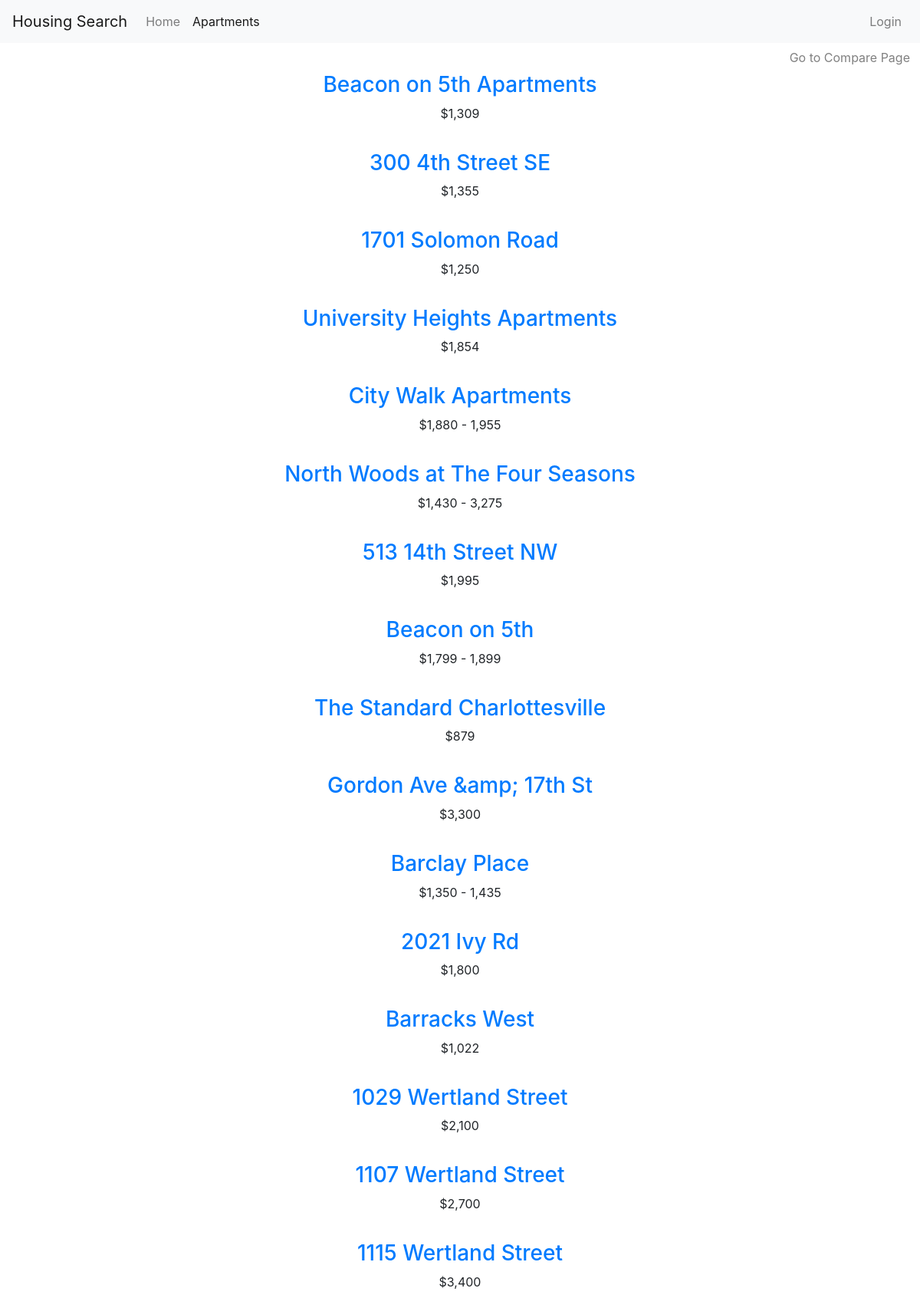
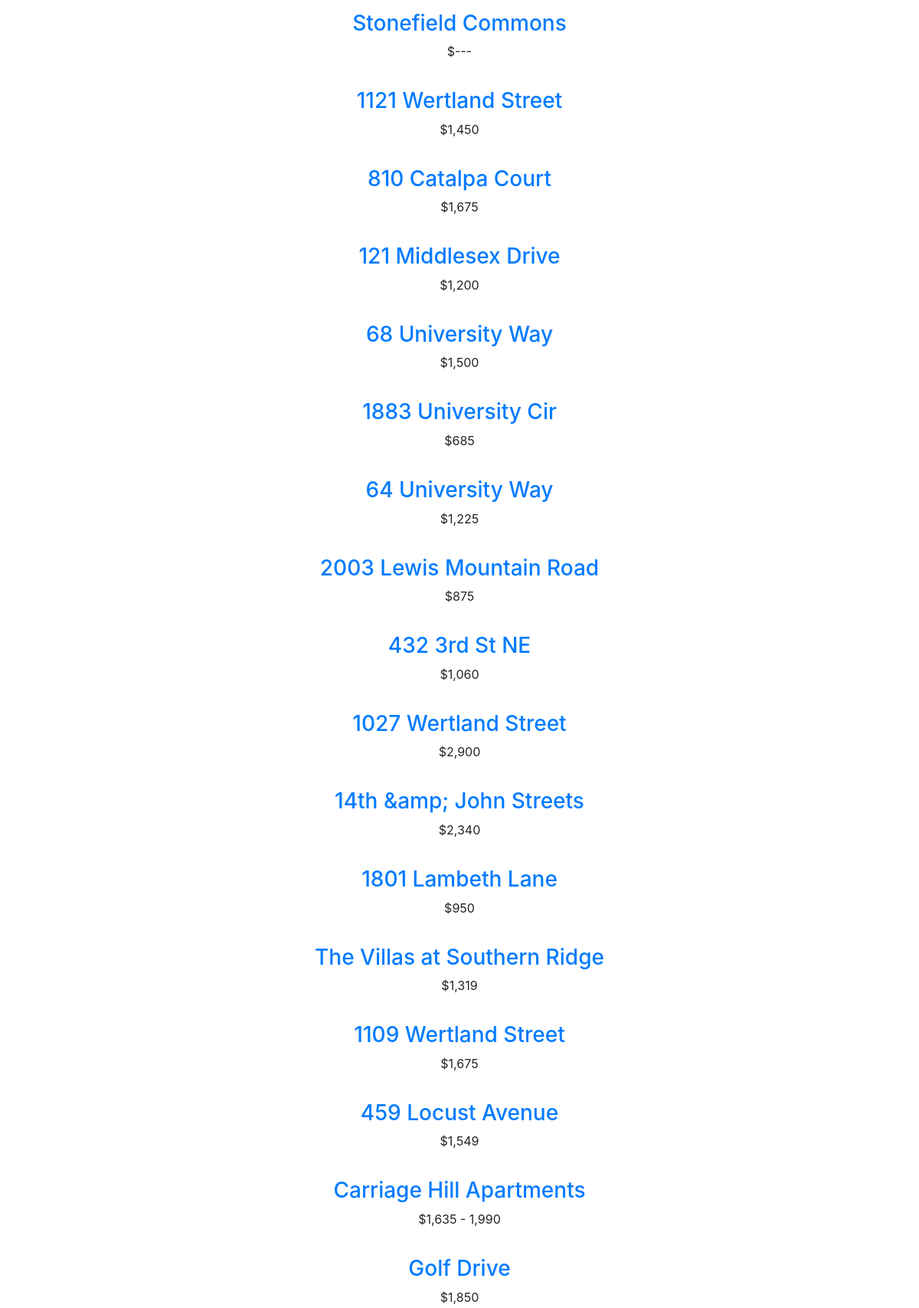
The app's page /apartments/ (upper part) with its own data (2 pictures, top to bottom).
### housing_app/models.py (models this page shows, shortened)
class Apartment(models.Model):
	name = models.CharField(max_length=150)
	company = models.CharField(max_length=150)
	location = models.CharField(max_length=150)
	price = models.CharField(max_length=100)
	size = models.CharField(max_length=100)
	bedrooms = models.CharField(max_length=100)
	furnished = models.CharField(max_length=5)
	pets = models.CharField(max_length=5)
	description = models.TextField(default="No description")
	distance = models.CharField(max_length=100,default="--")
	number = models.CharField(max_length=100,default="--")
	bathrooms = models.CharField(max_length=100,default="--")

### housing_app/views.py (the view)
# urls.py: url(r'^apartments/$', views.apartments, name='apartments'),
def apartments(request):
	search_term=''
	apartments = Apartment.objects.all()
	if 'search' in request.GET:
		search_term= request.GET['search']
		apartments= apartments.filter(name__icontains=search_term)
	return render(request, 'apartments.html', {'apartments': apartments , 'search_term': search_term})

### housing_app/templates/apartments.html (shortened to what this page needs)
{% extends 'base.html' %}
	{% block content %}
		<div class='gotocompare'align="right" style="...">
			<form action="{% url 'compare' %}">
					<button type="submit" class="btn btn-default" name="compare" id="gotocompare"> Go to Compare Page </button>
			</form>
		</div>
		{% for apartment in apartments %}
			<div class='apartmentname'align="center" style="padding-bottom: 20px">
				<a href="{% url 'apartment_detail' apartment.id %}">
					<h3> {{ apartment.name|capfirst }} </h3>
				</a>
				<p>${{ apartment.price }}</p>
			</div>
		{% endfor %}
<div class='absolute'>
<iframe src="https://www.google.com/maps/embed?pb=!1m18!1m12!1m3!1d13800.82908370232!2d-78.51414512813471!3d38.03403409246005!2m3!1f0!2f0!3f0!3m2!1i1024!2i768!4f13.1!3m3!1m2!1s0x89b38648b749c4dd%3A0x405108c2cc8b5846!2sUniversity+of+Virginia!5e0!3m2!1sen!2sus!4v1551680228778" width="450" height="550" frameborder="2" style="border:0" allowfullscreen></iframe>
	</div>
	{% endblock content %}

### static/housing_app/style.css (style rules this page uses)
body, html { height: 100%; padding-top: 28px; }
.delete-button, .btn-default { color: gray; }

### housing_app/templates/apartments.html (style rules this page uses)
div.absolute { position: absolute; top: 100px; right: 70; }

### records on screen
Apartment: name "Beacon on 5th Apartments", price "1,309"
Apartment: name "300 4th Street SE", price "1,355"
Apartment: name "1701 Solomon Road", price "1,250"
Apartment: name "University Heights Apartments", price "1,854"
Apartment: name "City Walk Apartments", price "1,880 - 1,955"
Apartment: name "North Woods at The Four Seasons", price "1,430 - 3,275"
Apartment: name "513 14th Street NW", price "1,995"
Apartment: name "Beacon on 5th", price "1,799 - 1,899"
Apartment: name "The Standard Charlottesville", price "879"
Apartment: name "Gordon Ave &amp; 17th St", price "3,300"
Apartment: name "Barclay Place", price "1,350 - 1,435"
Apartment: name "2021 Ivy Rd", price "1,800"
Apartment: name "Barracks West", price "1,022"
Apartment: name "1029 Wertland Street", price "2,100"
Apartment: name "1107 Wertland Street", price "2,700"
Apartment: name "1115 Wertland Street", price "3,400"
Apartment: name "Stonefield Commons", price "---"
Apartment: name "1121 Wertland Street", price "1,450"
Apartment: name "810 Catalpa Court", price "1,675"
Apartment: name "121 Middlesex Drive", price "1,200"
Apartment: name "68 University Way", price "1,500"
Apartment: name "1883 University Cir", price "685"
Apartment: name "64 University Way", price "1,225"
Apartment: name "2003 Lewis Mountain Road", price "875"
Apartment: name "432 3rd St NE", price "1,060"
Apartment: name "1027 Wertland Street", price "2,900"
Apartment: name "14th &amp; John Streets", price "2,340"
Apartment: name "1801 Lambeth Lane", price "950"
Apartment: name "The Villas at Southern Ridge", price "1,319"
Apartment: name "1109 Wertland Street", price "1,675"
Apartment: name "459 Locust Avenue", price "1,549"
Apartment: name "Carriage Hill Apartments", price "1,635 - 1,990"
Apartment: name "Golf Drive", price "1,850"
